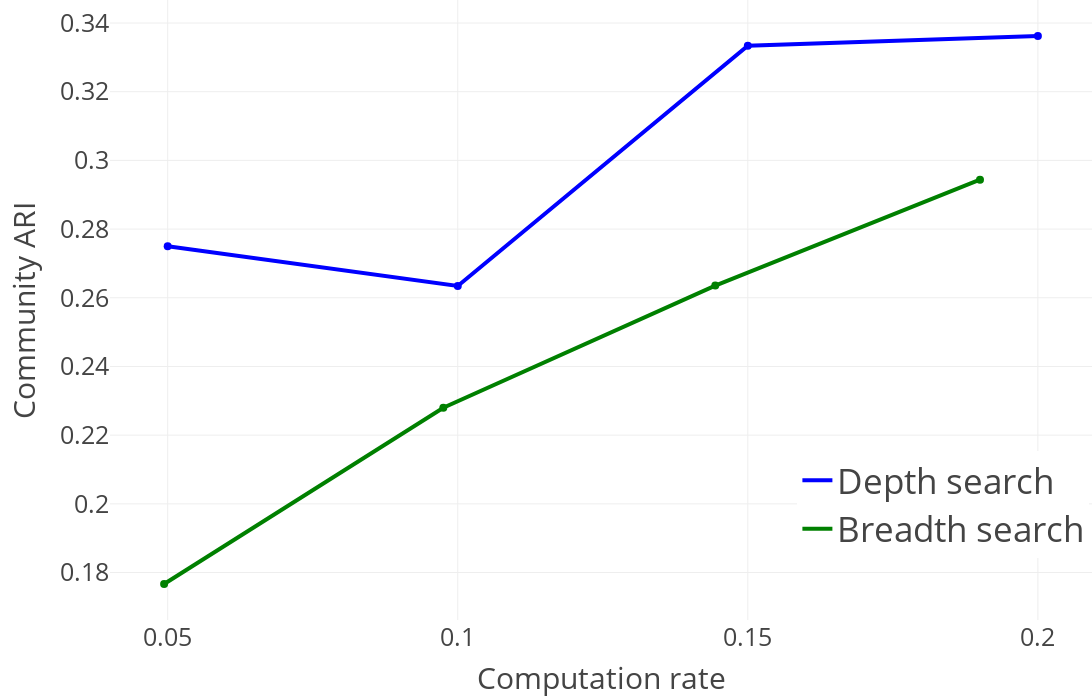

Notebook cell for this chart:
### Markdown cell above
### Community ARI for different computation rates using depth search and breadth search (N and SNV frequency filter)

### Code cell
sub_fig = get_computation_rate_plot("adjusted_rand_index", depth_vs_breadth_search_evaluation, "Community ARI", legend=dict(
            x=0.7,
            y=0.1,
            xanchor='left',
            yanchor='bottom',
            font=dict(size=35),
        ))
sub_fig.show()

### Figure 1 — Plotly figure (JSON) as saved in the notebook; plotly's stock layout.template omitted (floating-point values rounded to 4 significant figures)
{"data": [{"line": {"color": "blue", "dash": "solid", "width": 4}, "mode": "lines", "name": "Depth search", "type": "scatter", "x": [0.05, 0.1, 0.15, 0.2], "y": [0.275, 0.2634, 0.3334, 0.3362]}, {"marker": {"color": "blue", "size": 8, "symbol": "circle"}, "mode": "markers", "showlegend": false, "text": "", "type": "scatter", "x": [0.05], "y": [0.275]}, {"marker": {"color": "blue", "size": 8, "symbol": "circle"}, "mode": "markers", "showlegend": false, "text": "", "type": "scatter", "x": [0.1], "y": [0.2634]}, {"marker": {"color": "blue", "size": 8, "symbol": "circle"}, "mode": "markers", "showlegend": false, "text": "", "type": "scatter", "x": [0.15], "y": [0.3334]}, {"marker": {"color": "blue", "size": 8, "symbol": "circle"}, "mode": "markers", "showlegend": false, "text": "", "type": "scatter", "x": [0.2], "y": [0.3362]}, {"line": {"color": "green", "dash": "solid", "width": 4}, "mode": "lines", "name": "Breadth search", "type": "scatter", "x": [0.04938, 0.09751, 0.1444, 0.19], "y": [0.1767, 0.228, 0.2635, 0.2944]}, {"marker": {"color": "green", "size": 8, "symbol": "circle"}, "mode": "markers", "showlegend": false, "text": "", "type": "scatter", "x": [0.04938], "y": [0.1767]}, {"marker": {"color": "green", "size": 8, "symbol": "circle"}, "mode": "markers", "showlegend": false, "text": "", "type": "scatter", "x": [0.09751], "y": [0.228]}, {"marker": {"color": "green", "size": 8, "symbol": "circle"}, "mode": "markers", "showlegend": false, "text": "", "type": "scatter", "x": [0.1444], "y": [0.2635]}, {"marker": {"color": "green", "size": 8, "symbol": "circle"}, "mode": "markers", "showlegend": false, "text": "", "type": "scatter", "x": [0.19], "y": [0.2944]}], "layout": {"font": {"size": 25}, "height": 700, "legend": {"font": {"size": 35}, "x": 0.7, "xanchor": "left", "y": 0.1, "yanchor": "bottom"}, "margin": {"b": 80, "l": 110, "r": 0, "t": 0}, "width": 1200, "xaxis": {"autorange": true, "range": [0.04015, 0.2092], "tickmode": "array", "tickvals": [0.05, 0.1, 0.15, 0.2], "title": {"text": "Computation rate"}, "type": "linear"}, "yaxis": {"autorange": true, "range": [0.1662, 0.3467], "title": {"text": "Community ARI"}, "type": "linear"}}}
